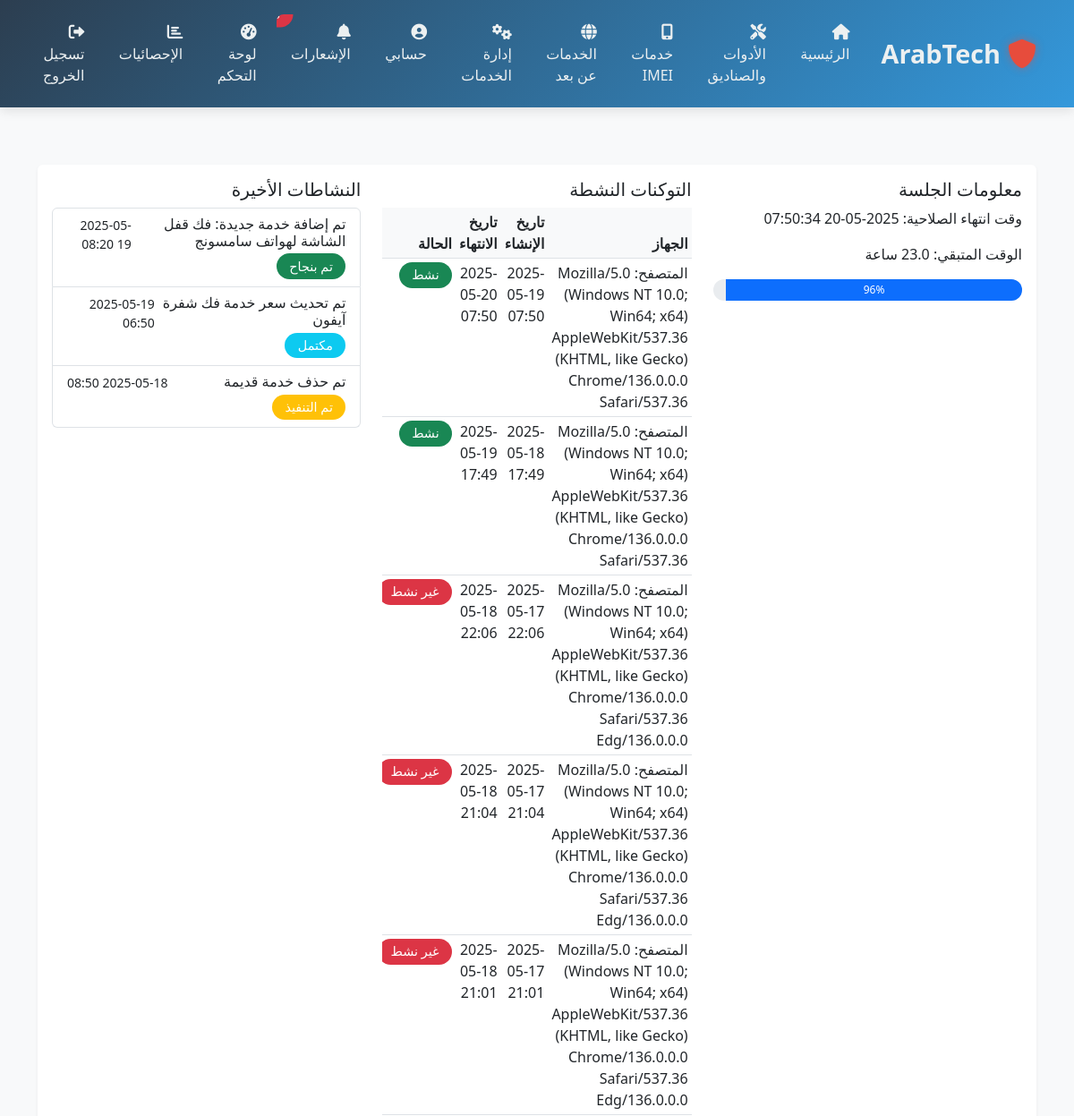
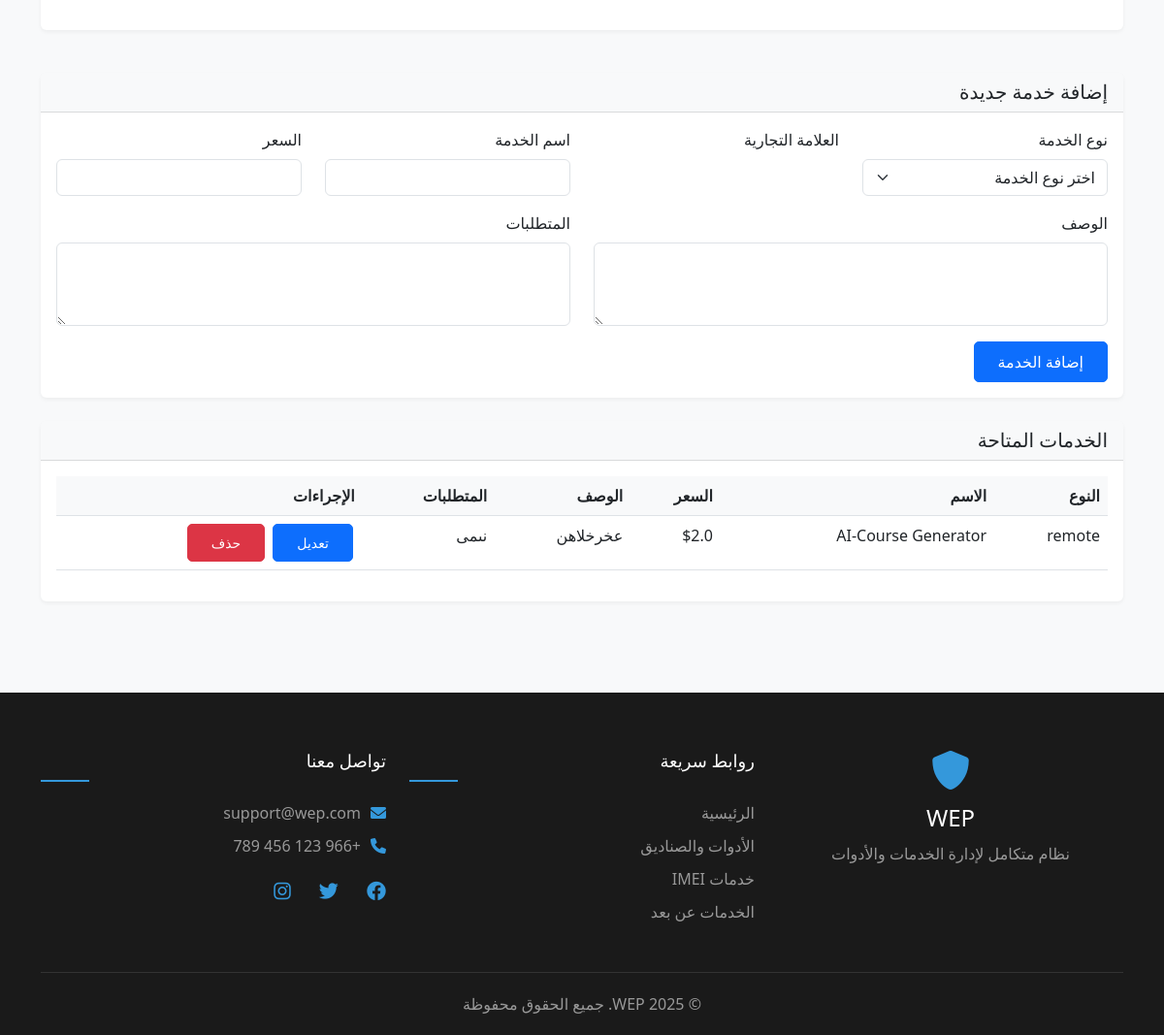
/admin/services (signed in), run on the app's committed database (2 pictures, top to bottom).
### tables this page shows
CREATE TABLE tokens (
            id INTEGER PRIMARY KEY AUTOINCREMENT,
            user_id INTEGER NOT NULL,
            token TEXT NOT NULL,
            created_at DATETIME NOT NULL,
            expiry_time DATETIME NOT NULL,
            is_active BOOLEAN DEFAULT 1,
            device_info TEXT,
            FOREIGN KEY (user_id) REFERENCES users (id)
        );

CREATE TABLE specialized_services (
            id INTEGER PRIMARY KEY AUTOINCREMENT,
            category TEXT NOT NULL,
            name TEXT NOT NULL,
            price REAL NOT NULL,
            description TEXT NOT NULL,
            requirements TEXT,
            is_active BOOLEAN DEFAULT 1,
            created_at TIMESTAMP DEFAULT CURRENT_TIMESTAMP,
            CHECK (category IN ('remote', 'imei', 'tools'))
        );

### controller.py (the view)
@app.route('/admin/services')
@login_required
@admin_required
def manage_services():
    if not current_user.is_admin:
        flash('غير مصرح لك بهذه العملية!', 'danger')
        return redirect(url_for('home'))
    conn = sqlite3.connect('users.db')
    cursor = conn.cursor()
    cursor.execute('''
        SELECT device_info, created_at, expiry_time, is_active
        FROM tokens
        WHERE user_id = ?
        ORDER BY created_at DESC
    ''', (current_user.id,))
    tokens_data = cursor.fetchall()
    active_tokens = []
    expiration_time = None
    time_remaining_percentage = 0
    time_remaining_seconds = 0
    time_remaining_hours = 0
    session_max_seconds = 24 * 60 * 60  # 24 hours in seconds
    for token in tokens_data:
        token_expiry = datetime.strptime(token[2], '%Y-%m-%d %H:%M:%S')
        is_active = token[3]
        active_tokens.append({
            'device_info': token[0],
            'created_at': datetime.strptime(token[1], '%Y-%m-%d %H:%M:%S'),
            'expiry_time': token_expiry,
            'is_active': is_active
        })
        if is_active and (expiration_time is None or token_expiry > expiration_time):
            expiration_time = token_expiry
            time_remaining = expiration_time - datetime.now()
            time_remaining_seconds = int(time_remaining.total_seconds())
            time_remaining_hours = round(time_remaining_seconds / 3600, 1)
            time_remaining_percentage = (time_remaining_seconds / session_max_seconds) * 100
    activities = [
        {
            'timestamp': datetime.now() - timedelta(minutes=30),
            'description': 'تم إضافة خدمة جديدة: فك قفل الشاشة لهواتف سامسونج',
            'status': 'تم بنجاح',
            'status_class': 'success'
        },
        {
            'timestamp': datetime.now() - timedelta(hours=2),
            'description': 'تم تحديث سعر خدمة فك شفرة آيفون',
            'status': 'مكتمل',
            'status_class': 'info'
        },
        {
            'timestamp': datetime.now() - timedelta(days=1),
            'description': 'تم حذف خدمة قديمة',
            'status': 'تم التنفيذ',
            'status_class': 'warning'
        }
    ]
    services = get_specialized_services()
    conn.close()
    return render_template('admin/manage_services.html',
                         services=services,
                         users=get_all_users(),
                         active_tokens=active_tokens,
                         activities=activities,
                         expiration_time=expiration_time.strftime('%Y-%m-%d %H:%M:%S') if expiration_time else None,
                         time_remaining_percentage=time_remaining_percentage,
                         time_remaining_seconds=time_remaining_seconds,
                         time_remaining_hours=time_remaining_hours,
                         session_max_seconds=session_max_seconds)

### controller.py (called while the page is built)
def admin_required(f):
    @wraps(f)
    def decorated_function(*args, **kwargs):
        if not current_user.is_authenticated or not current_user.is_admin:
            return redirect(url_for('login'))
        return f(*args, **kwargs)
    return decorated_function

@app.context_processor
def inject_now():
    return {'now': datetime.utcnow()}

@app.context_processor
def inject_notifications():
    if current_user.is_authenticated:
        unread_count = get_unread_notifications_count(current_user.id)
        return {'notifications_count': unread_count}
    return {'notifications_count': 0}

@login_manager.user_loader
def load_user(user_id):
    user_data = get_user_by_id(int(user_id))
    if user_data:
        return User(user_data)
    return None

### model.py (called while the page is built)
def db_connection(func):
    @wraps(func)
    def wrapper(*args, **kwargs):
        db_path = kwargs.pop('db_path', 'users.db')
        logger.debug(f"Attempting database connection to: {db_path}")
        conn = sqlite3.connect(db_path)
        try:
            result = func(conn, *args, **kwargs)
            conn.commit()
            logger.debug(f"Database operation completed successfully: {func.__name__}")
            return result
        except sqlite3.Error as e:
            conn.rollback()
            logger.error(f"Database error: {str(e)}")
            logger.debug(f"Error occurred in function: {func.__name__} with args: {args}, kwargs: {kwargs}")
            raise
        finally:
            conn.close()
            logger.debug("Database connection closed")
    return wrapper

@db_connection
def get_user_by_id(conn, user_id):
    cursor = conn.cursor()
    cursor.execute('SELECT * FROM users WHERE id = ?', (user_id,))
    return cursor.fetchone()

@db_connection
def get_all_users(conn):
    cursor = conn.cursor()
    cursor.execute('SELECT id, username, email, phone, credit, is_admin FROM users')
    return cursor.fetchall()

@db_connection
def get_specialized_services(conn, category=None):
    cursor = conn.cursor()
    if category:
        cursor.execute('''
            SELECT * FROM specialized_services
            WHERE category = ? AND is_active = 1
            ORDER BY created_at DESC
        ''', (category,))
    else:
        cursor.execute('''
            SELECT * FROM specialized_services
            WHERE is_active = 1
            ORDER BY category, created_at DESC
        ''')
    return cursor.fetchall()

### templates/admin/manage_services.html (shortened to what this page needs)
{% extends "base.html" %}
{% block content %}
<div class="container mt-4">
    <div class="row mb-4">
        <div class="col-md-12">
            <div class="card">
                <div class="card-body">
                    <div class="row">
                        <div class="col-md-4">
                            <h5 class="card-title">معلومات الجلسة</h5>
                            {% if expiration_time %}
                            <p>وقت انتهاء الصلاحية: {{ expiration_time }}</p>
                            <p>الوقت المتبقي: {{ time_remaining_hours }} ساعة</p>
                            <div class="progress">
                                <div class="progress-bar" role="progressbar"
                                     style="width: {{ time_remaining_percentage }}%"
                                     aria-valuenow="{{ time_remaining_percentage }}"
                                     aria-valuemin="0" aria-valuemax="100">
                                    {{ time_remaining_percentage|round|int }}%
                                </div>
                            </div>
                            {% else %}
                            <p>لا توجد جلسة نشطة</p>
                            {% endif %}
                        </div>
                        <div class="col-md-4">
                            <h5 class="card-title">التوكنات النشطة</h5>
                            {% if active_tokens %}
                            <div class="table-responsive">
                                <table class="table table-sm">
                                    <thead>
                                        <tr>
                                            <th>الجهاز</th>
                                            <th>تاريخ الإنشاء</th>
                                            <th>تاريخ الانتهاء</th>
                                            <th>الحالة</th>
                                        </tr>
                                    </thead>
                                    <tbody>
                                        {% for token in active_tokens %}
                                        <tr>
                                            <td>{{ token.device_info }}</td>
                                            <td>{{ token.created_at.strftime('%Y-%m-%d %H:%M') }}</td>
                                            <td>{{ token.expiry_time.strftime('%Y-%m-%d %H:%M') }}</td>
                                            <td>
                                                {% if token.is_active %}
                                                <span class="badge bg-success">نشط</span>
                                                {% else %}
                                                <span class="badge bg-danger">غير نشط</span>
                                                {% endif %}
                                            </td>
                                        </tr>
                                        {% endfor %}
                                    </tbody>
                                </table>
                            </div>
                            {% else %}
                            <p>لا توجد توكنات نشطة</p>
                            {% endif %}
                        </div>
                        <div class="col-md-4">
                            <h5 class="card-title">النشاطات الأخيرة</h5>
                            {% if activities %}
                            <div class="list-group">
                                {% for activity in activities %}
                                <div class="list-group-item">
                                    <div class="d-flex w-100 justify-content-between">
                                        <h6 class="mb-1">{{ activity.description }}</h6>
                                        <small>{{ activity.timestamp.strftime('%Y-%m-%d %H:%M') }}</small>
                                    </div>
                                    <span class="badge bg-{{ activity.status_class }}">{{ activity.status }}</span>
                                </div>
                                {% endfor %}
                            </div>
                            {% else %}
                            <p>لا توجد نشاطات حديثة</p>
                            {% endif %}
                        </div>
                    </div>
                </div>
            </div>
        </div>
    </div>
    <div class="card mb-4">
        <div class="card-header">
            <h5 class="mb-0">إضافة خدمة جديدة</h5>
        </div>
        <div class="card-body">
            <form id="addServiceForm">
                <div class="row">
                    <div class="col-md-3">
                        <div class="mb-3">
                            <label for="serviceType" class="form-label">نوع الخدمة</label>
                            <select class="form-select" id="serviceType" name="serviceType" required>
                                <option value="">اختر نوع الخدمة</option>
                            </select>
                        </div>
                    </div>
                    <div class="col-md-3">
                        <div class="mb-3">
                            <label for="brand" class="form-label">العلامة التجارية</label>
                        </div>
                    </div>
                    <div class="col-md-3">
                        <div class="mb-3">
                            <label for="name" class="form-label">اسم الخدمة</label>
                            <input type="text" class="form-control" id="name" name="name" required>
                        </div>
                    </div>
                    <div class="col-md-3">
                        <div class="mb-3">
                            <label for="price" class="form-label">السعر</label>
                            <input type="number" class="form-control" id="price" name="price" step="0.01" required>
                        </div>
                    </div>
                </div>
                <div class="row">
                    <div class="col-md-6">
                        <div class="mb-3">
                            <label for="description" class="form-label">الوصف</label>
                            <textarea class="form-control" id="description" name="description" rows="3"></textarea>
                        </div>
                    </div>
                    <div class="col-md-6">
                        <div class="mb-3">
                            <label for="requirements" class="form-label">المتطلبات</label>
                            <textarea class="form-control" id="requirements" name="requirements" rows="3"></textarea>
                        </div>
                    </div>
                </div>
                <button type="submit" class="btn btn-primary">إضافة الخدمة</button>
            </form>
        </div>
    </div>
    <div class="card">
        <div class="card-header">
            <h5 class="mb-0">الخدمات المتاحة</h5>
        </div>
        <div class="card-body">
            <div class="table-responsive">
                <table class="table">
                    <thead>
                        <tr>
                            <th>النوع</th>
                            <th>الاسم</th>
                            <th>السعر</th>
                            <th>الوصف</th>
                            <th>المتطلبات</th>
                            <th>الإجراءات</th>
                        </tr>
                    </thead>
                    <tbody>
                        {% for service in services %}
                        <tr>
                            <td>{{ service[1] }}</td>
                            <td>{{ service[2] }}</td>
                            <td>${{ service[3] }}</td>
                            <td>{{ service[4] }}</td>
                            <td>{{ service[5] }}</td>
                            <td>
                                <button class="btn btn-sm btn-primary" onclick="editService({{ service[0] }})">تعديل</button>
                                <button class="btn btn-sm btn-danger" onclick="deleteService({{ service[0] }})">حذف</button>
                            </td>
                        </tr>
                        {% endfor %}
                    </tbody>
                </table>
            </div>
        </div>
    </div>
</div>
{% endblock %}

### templates/base.html (style rules this page uses)
:root { --primary-color: #2c3e50; --secondary-color: #34495e; --accent-color: #3498db; --hover-color: #2980b9; --text-light: #ecf0f1; --text-dark: #2c3e50; --gradient-start: #2c3e50; --gradient-end: #3498db; }
body { font-family: 'Segoe UI', Tahoma, Geneva, Verdana, sans-serif; background-color: #f8f9fa; }
.badge { padding: 0.4em 0.8em; border-radius: 50px; font-weight: 500; transition: all 0.3s ease; }
.fade-in { animation: fadeIn 0.5s ease-in; }
.card { box-shadow: 0 2px 4px rgba(0,0,0,.05); border: none; margin-bottom: 20px; transition: transform 0.3s ease, box-shadow 0.3s ease; }
.card-header { background-color: #f8f9fa; border-bottom: 1px solid rgba(0,0,0,.125); font-weight: bold; }
.btn { border-radius: 5px; padding: 0.5rem 1.5rem; transition: all 0.3s ease; }
.progress { height: 1.5rem; border-radius: 1rem; background-color: #e9ecef; }
.progress-bar { transition: width 0.3s ease; }

### templates/admin/manage_services.html (style rules this page uses)
.badge { font-size: 0.9em; padding: 0.5em 1em; }
.table th { background-color: #f8f9fa; }
.btn-sm { margin: 0 2px; }

### data on the page
tokens: device_info "المتصفح: Mozilla/5.0 (Windows NT 10.0; Win64; x64) AppleWebKit/537.36 (KHTML, like Gecko) Chrome/136.0.0.0 Safari/537.36", created_at "2025-05-19 07:50", expiry_time "2025-05-20 07:50", is_active "نشط"
tokens: device_info "المتصفح: Mozilla/5.0 (Windows NT 10.0; Win64; x64) AppleWebKit/537.36 (KHTML, like Gecko) Chrome/136.0.0.0 Safari/537.36", created_at "2025-05-18 17:49", expiry_time "2025-05-19 17:49", is_active "نشط"
tokens: device_info "المتصفح: Mozilla/5.0 (Windows NT 10.0; Win64; x64) AppleWebKit/537.36 (KHTML, like Gecko) Chrome/136.0.0.0 Safari/537.36 Edg/136.0.0.0", created_at "2025-05-17 22:06", expiry_time "2025-05-18 22:06", is_active "غير نشط"
tokens: device_info "المتصفح: Mozilla/5.0 (Windows NT 10.0; Win64; x64) AppleWebKit/537.36 (KHTML, like Gecko) Chrome/136.0.0.0 Safari/537.36 Edg/136.0.0.0", created_at "2025-05-17 21:04", expiry_time "2025-05-18 21:04", is_active "غير نشط"
tokens: device_info "المتصفح: Mozilla/5.0 (Windows NT 10.0; Win64; x64) AppleWebKit/537.36 (KHTML, like Gecko) Chrome/136.0.0.0 Safari/537.36 Edg/136.0.0.0", created_at "2025-05-17 21:01", expiry_time "2025-05-18 21:01", is_active "غير نشط"
specialized_services: category "remote", name "AI-Course Generator", price "2.0", description "عخرخلاهن", requirements "نىمى"

### other printed values
{{ expiration_time }} "2025-05-20 07:50:34"
{{ time_remaining_hours }} "23.0"
{{ time_remaining_percentage|round|int }} "96"
{{ activity.description }} "تم إضافة خدمة جديدة: فك قفل الشاشة لهواتف سامسونج" "تم تحديث سعر خدمة فك شفرة آيفون" "تم حذف خدمة قديمة"
{{ activity.timestamp.strftime('%Y-%m-%d %H:%M') }} "2025-05-19 08:20" "2025-05-19 06:50" "2025-05-18 08:50"
{{ activity.status }} "تم بنجاح" "مكتمل" "تم التنفيذ"
